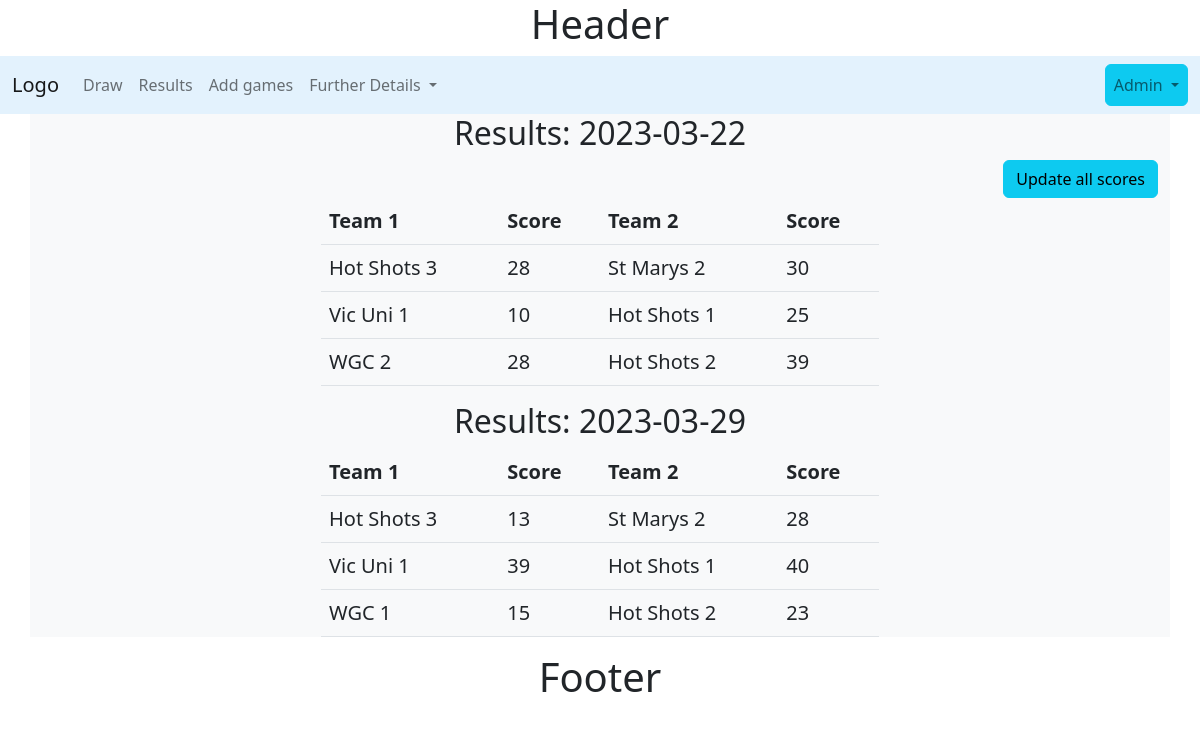
The app's page /results with its own data.
### tables this page shows
CREATE TABLE draw
(
    draw_id   integer primary key autoincrement,
    draw_date date    not null,
    team_1    integer not null,
    score_1   integer,
    team_2    integer not null,
    score_2   integer,
    foreign key (team_1) references team (team_id),
    foreign key (team_2) references team (team_id),
    unique(draw_date,team_1,team_2)
);

CREATE TABLE team(
    team_id integer primary key autoincrement ,
    team_name text not null unique
);

### server.py (the view)
@app.route('/results')
def results():
    sql = """ select d.draw_id as "game_id",
    strftime('%Y-%m-%d ', d.draw_date) as "Date",
    d.score_1 as "score_1",
    d.score_2 as "score_2",
    b.team_name as "team_1",
    c.team_name as "team_2"
    from draw d
    join team b on  d.team_1 = b.team_id
    join team c on  d.team_2 = c.team_id """
    scores = run_search_query_tuples(sql,(),db_path, True)
    return render_template("results.html", scores=scores)

### db_functions.py (called while the page is built)
def run_search_query_tuples(sql_query,values_tuple, file_path, rowfactory=False):
    result = None
    try:
        db = sqlite3.connect(file_path)
        if rowfactory:
            db.row_factory = sqlite3.Row
        cursor = db.cursor()
        cursor.execute(sql_query,values_tuple)
        result = cursor.fetchall()
        cursor.close()
    except sqlite3.Error as error:
        print("Error running search query tuples: {}".format(error))
        return None
    db.close()
    if result is None:
        print("No search values were found")
    return result

### templates/results.html (shortened to what this page needs)
{% extends "layout.html" %}
{% block content %}
<div class="container bg-light">
{% set ns=namespace(drawdate = "") %}
{% for row in scores %}
    {% if loop.index0 == 0 %}
        {% set ns.drawdate=row['Date'] %}
        <h2 class="text-center">Results: {{ns.drawdate}}</h2>
    <div class="text-end">
     <a class="btn btn-info" href="{{ url_for('allscores') }}" role="button">Update all scores </a>
        </div>
        <table class="table w-50 mx-auto">
        <thead>
        <tr><th>Team 1</th><th>Score</th><th>Team 2</th><th>Score</th></tr>
        </thead>
    {% endif %}
    {% if ns.drawdate != row['Date'] %}
        {% set ns.drawdate=row['Date'] %}
        </table>
        <h2 class="text-center">Results: {{ns.drawdate}}</h2>
        <table class="table w-50 mx-auto">
        <thead>
        <tr><th>Team 1</th><th>Score</th><th>Team 2</th><th>Score</th></tr>
        </thead>
    {% endif %}
    <tr><td>{{ row['team_1'] }}</td><td> {{ row['score_1'] }}</td><td>{{ row['team_2'] }}</td> <td>{{ row['score_2'] }}</td></tr>
{% endfor %}
</table>
    </div>
{% endblock %}

### templates/layout.html (style rules this page uses)
body { font-size: 100%; }
.table { font-size: 1.25em; }

### templates/results.html (style rules this page uses)
.table { font-size: 1.25em; }

### records on screen
draw: drawdate "2023-03-22", team_1 "Hot Shots 3", score_1 "28", team_2 "St Marys 2", score_2 "30"
draw: team_1 "Vic Uni 1", score_1 "10", team_2 "Hot Shots 1", score_2 "25"
draw: team_1 "WGC 2", score_1 "28", team_2 "Hot Shots 2", score_2 "39"
draw: drawdate "2023-03-29", team_1 "Hot Shots 3", score_1 "13", team_2 "St Marys 2", score_2 "28"
draw: team_1 "Vic Uni 1", score_1 "39", team_2 "Hot Shots 1", score_2 "40"
draw: team_1 "WGC 1", score_1 "15", team_2 "Hot Shots 2", score_2 "23"
